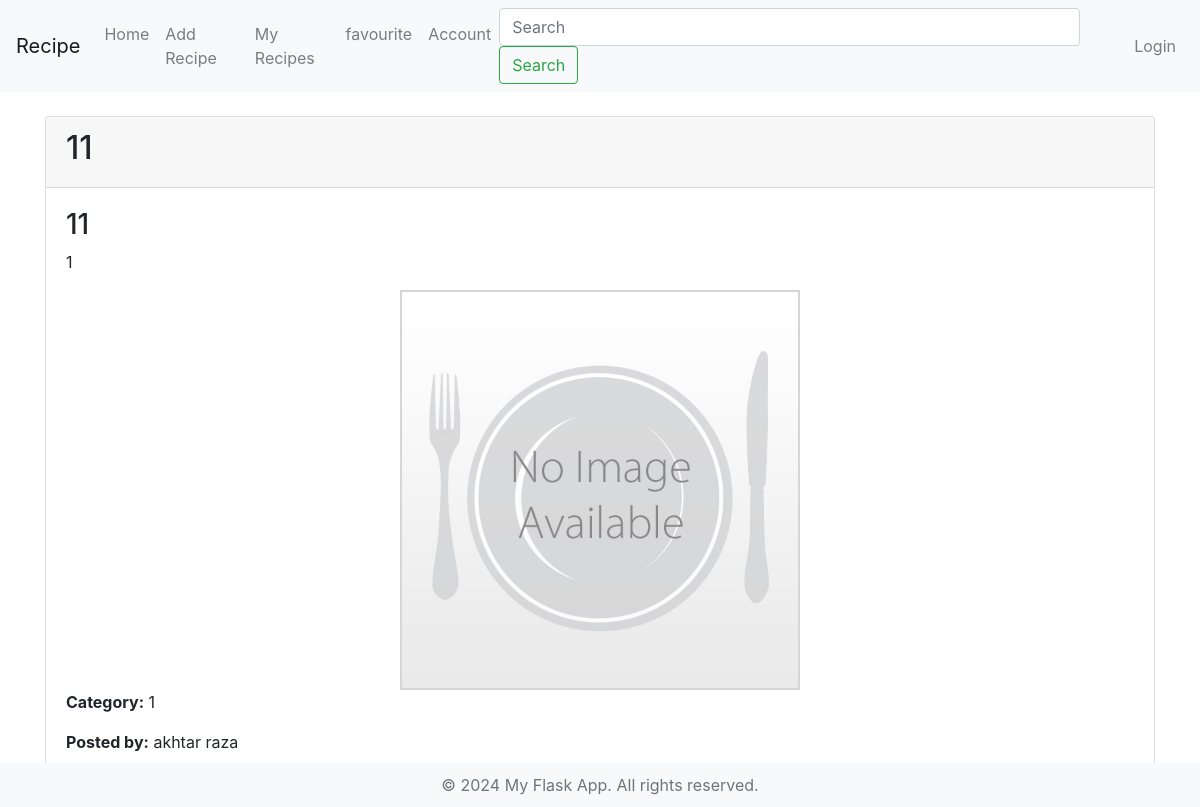
/recipes/1, run on the app's committed database.
### app.py (models this page shows, shortened)
class Recipe(db.Model):
    __tablename__ = 'recipes'
    id = db.Column(db.Integer, primary_key=True)
    recipe_name = db.Column(db.String(100), nullable=False)
    title = db.Column(db.String(100), nullable=False)
    description = db.Column(db.Text, nullable=False)
    posted_by_id = db.Column(db.Integer, db.ForeignKey('users.id'), nullable=False)
    fvrt_by_id = db.Column(db.Integer, db.ForeignKey('users.id'), nullable=True)
    category = db.Column(db.String(50), nullable=False)
    created_at = db.Column(db.DateTime, default=datetime.now(pytz.timezone('Asia/Kolkata')), nullable=False)
    image = db.Column(db.String(120), nullable=True)
    posted_by = db.relationship("User", backref="posted_recipes", foreign_keys=[posted_by_id])
    fvrt_by = db.relationship("User", backref="favorite_recipes", foreign_keys=[fvrt_by_id])

class User(db.Model):
    __tablename__ = 'users'
    id = db.Column(db.Integer, primary_key=True)
    fullname = db.Column(db.String(100), nullable=False)
    email = db.Column(db.String(120), unique=True, nullable=False)
    password = db.Column(db.String(128), nullable=False)
    is_admin = db.Column(db.Boolean,default = False)

### app.py (the view)
@app.route('/recipes/<int:recipe_id>')
def view_recipe(recipe_id):
    recipe = Recipe.query.get_or_404(recipe_id)  # Get recipe or 404 if not found
    return render_template('view_recipe.html', recipe=recipe)

### templates/view_recipe.html (shortened to what this page needs)
{% extends "basic.html" %}
{% block content %}
    <div class="card mb-3">
        <div class="card-header">
            <h2>{{ recipe.recipe_name }}</h2>
        </div>
        <div class="card-body">
            <h3>{{ recipe.title }}</h3>
            <p>{{ recipe.description }}</p>
            <div class="text-center">
                {% if recipe.image %}
                    <img src="{{ url_for('static', filename='uploads/' + recipe.image) }}" alt="{{ recipe.recipe_name }}" class="img-fluid" style="max-height: 400px;"/>
                {% else %}
                    <img src="{{ url_for('static', filename='uploads/default_recipe.jpg') }}" alt="Default recipe image" class="img-fluid" style="max-height: 400px;"/>
                {% endif %}
            </div>
            <p><strong>Category:</strong> {{ recipe.category }}</p>
            <p><strong>Posted by:</strong> {{ recipe.posted_by.fullname }}</p>
        </div>
    </div>
{% endblock %}

### templates/basic.html (style rules this page uses)
body { display: flex; flex-direction: column; min-height: 100vh; margin: 0; }

### data on the page
Recipe: recipe_name "11", title "11", description "1", category "1"
User: posted_by.fullname "akhtar raza"
